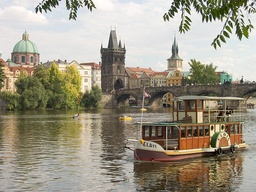
#> input picture computer_vision/seam_carving/test_images/inputSeamCarvingPrague.jpg, 256 x 192 px, shrunk from 640 x 480 before the run
$ python SeamCarvingReduceWidth.py   (older library calls are emulated)
#> lines starting #> are read from the running program, lines starting #| are printed output that depends on the picture
### computer_vision/seam_carving/energy_image.py
## File name: energy_image.py
## Project specifics: ECE 5554 Computer Vision - PS1
## Author: Richard Wayne Fedora Jr.
## Email: rfedora1@vt.edu
## Phone: (706) 254-8887
## Date of most recent edit: Tuesday, September 8, 2015
##
## Code synopsis: this file contains a python function to compute the energy at each pixel using the magnitude of the x & y gradients (ref. Avidan & Shamir: Seam Carving for Content-Aware Image Resizing).
##
## Inputs - im: MxNx3 matrix of datatype uint8 (output of imread function)
## Outputs - energyImage: 2D matrix of datatype double

import numpy as np
import matplotlib.pyplot as plt
import scipy
from scipy import ndimage as nd

def rgb2gray(rgb):
    return np.dot(rgb[...,:3],[0.2989,0.5870,0.1140])

def energy_image(im_in,type):
    im = np.copy(im_in)
    im = rgb2gray(im)
    im.astype(np.float64)
    [im_x,im_y] = np.gradient(im)
    im_out = np.hypot(im_x,im_y)
    if type == 'HORIZONTAL':
        im_out[:,0] = im_out[:,1]
        im_out[:,-1] = im_out[:,-2]
        im_out[0,:] = im_out[1,:]
        im_out[-1,:] = im_out[-2,:]

    elif type == 'VERTICAL':
        im_out[0,:] = im_out[1,:]
        im_out[-1,:] = im_out[-2,:]
        im_out[:,0] = im_out[:,1]
        im_out[:,-1] = im_out[:,-2]
    else:
        print('no type given')

    return im_out

### computer_vision/seam_carving/find_optimal_vertical_seam.py
## File name: find_optimal_vertical_seam.py
## Project specifics: ECE 5554 Computer Vision - PS1
## Author: Richard Wayne Fedora Jr.
## Email: rfedora1@vt.edu
## Phone: (706) 254-8887
## Date of most recent edit: Tuesday, September 8, 2015
##
## Code synopsis: this file contains a python function to compute the optimal vertical seam in an image
##
## Inputs  - cEM: a 2D matrix of datatype double (output of cumulative_minimum_energy_map)
## Outputs - verticalSeam: vector of column verticalSeam of the pixels which form the seam for each row

import numpy as np

def find_optimal_vertical_seam(cEM):
    verticalSeam = []
    row = len(cEM[:,0]) - 1
    columns = len(cEM[0,:]) - 1
    verticalSeam.insert(0,np.argmin(cEM[row,:]))
    row -= 1
    while row >= 0:
        if verticalSeam[0] == 0:
            verticalSeam.insert(0,np.argmin(cEM[row,0:2]))
        elif verticalSeam[0] == columns:
            verticalSeam.insert(0,columns+np.argmin(cEM[row,columns-2:columns])-1)
        else:
            verticalSeam.insert(0,verticalSeam[0]-1+np.argmin(cEM[row,verticalSeam[0]-1:verticalSeam[0]+2]))
        row -= 1

    return verticalSeam

### computer_vision/seam_carving/reduceWidth.py
## File name: reduceWidth.py
## Project specifics: ECE 5554 Computer Vision - PS1
## Author: Richard Wayne Fedora Jr.
## Email: rfedora1@vt.edu
## Phone: (706) 254-8887
## Date of most recent edit: Tuesday, Septermber 8, 2015
##
## Code synopsis: this file contains a python function to reduce the width of an image and its corresponding minimum energy map by one pixel by removing pixels at seam indices
##
## Inputs  - im: MxNx3 image of datatype uint8
##         - energyImage: 2D matrix of datatype double (output of energy_image)
## Outputs - reducedColorImage: 3D matrix of reduced width, datatype uint8
##         - reducedEnergyImage: 2D matrix of reduced width, datatype double

import numpy as np

def reduceWidth(im, energyImage, indices):
    im_copy = np.copy(im)
    im_shape = im_copy.shape
    n_rows = im_shape[0]
    n_cols = im_shape[1]
    n_slices = im_shape[2]
    eI_copy = np.copy(energyImage)
    eI_shape = eI_copy.shape
    n_rows_ei = eI_shape[0]
    n_cols_ei = eI_shape[1]

    index = np.zeros((n_rows,2))
    for i in range(n_rows):
        index[i,:] = [i,indices[i]]
        #index[i,:,1] = [i,indices[i]]
        #index[i,:,2] = [i,indices[i]]

    R_p = np.copy(im[:,:,0])
    G_p = np.copy(im[:,:,1])
    B_p = np.copy(im[:,:,2])
    reducedColorImage = np.zeros((n_rows,n_cols-1,n_slices),dtype=np.uint8)
    reducedEnergyImage = np.zeros((n_rows_ei,n_cols_ei-1))

    for i in range(n_rows):

        placeholder = np.copy(R_p[i,:])
        placeholder = np.delete(placeholder,indices[i])
        reducedColorImage[i,:,0] = np.copy(placeholder)

        placeholder = np.copy(G_p[i,:])
        placeholder = np.delete(placeholder,indices[i])
        reducedColorImage[i,:,1] = np.copy(placeholder)

        placeholder = np.copy(B_p[i,:])
        placeholder = np.delete(placeholder,indices[i])
        reducedColorImage[i,:,2] = np.copy(placeholder)

        placeholder = np.copy(energyImage[i,:])
        placeholder = np.delete(placeholder,indices[i])
        reducedEnergyImage[i,:] = np.copy(placeholder)

    return [reducedColorImage,reducedEnergyImage]

### computer_vision/seam_carving/cumulative_minimum_energy_map.py
## File name: cumulative_minimum_energy_map.py
## Project specifics: ECE 5554 Computer Vision - PS1
## Author: Richard Wayne Fedora Jr.
## Email: rfedora1@vt.edu
## Phone: (706) 254-8887
## Date of most recent edit: Tuesday, September 8, 2015
##
## Code synopsis: this file contains a python function to compute minimum cumulative energy.
##
## Inputs  - energyImage: a 2D matrix of datatype double (output of function energy_image)
##         - seamDirection: string 'HORIZONTAL' or 'VERTICAL'
## Outputs - cumulativeEnergyMap: 2D matrix of datatype double

import numpy as np

def cumulative_minimum_energy_map(energyImage,seamDirection):
    M = np.copy(energyImage)
    if seamDirection == 'HORIZONTAL':
        for i in range(1,len(M[0,:])):
            for j in range(len(M[:,0])):
                if j == 0:
                    M[j,i] += min(M[j,i-1],M[j+1,i-1])
                elif j == len(M[:,0]) - 1:
                    M[j,i] += min(M[j-1,i-1],M[j,i-1])
                else:
                    M[j,i] += min(M[j-1,i-1],M[j,i-1],M[j+1,i-1])
    elif seamDirection == 'VERTICAL':
        for i in range(1,len(M[:,0])):
            for j in range(len(M[0,:])):
                if j == 0:
                    M[i,j] += min(M[i-1,j],M[i-1,j+1])
                elif j == len(M[0,:]) - 1:
                    M[i,j] += min(M[i-1,j-1],M[i-1,j])
                else:
                    M[i,j] += min(M[i-1,j-1],M[i-1,j],M[i-1,j+1])
    else:
        print('No seam direction given')

    return M

### computer_vision/seam_carving/SeamCarvingReduceWidth.py
## File name: SeamCarvingReduceWidth.py
## Project specifics: ECE 5554 Computer Vision - PS1
## Author: Richard Wayne Fedora Jr.
## Email: rfedora1@vt.edu
## Phone: (706) 254-8887
## Date of most recent edit: Tuesday, Septermber 8, 2015
##
## Code synopsis: the file contains a python script to execute seam carving to reduce the width of an image in a content-aware manner

import numpy as np
from scipy import misc
from energy_image import energy_image
from cumulative_minimum_energy_map import cumulative_minimum_energy_map
from find_optimal_vertical_seam import find_optimal_vertical_seam
from displaySeam import displaySeam
from reduceWidth import reduceWidth
import matplotlib.pyplot as plt

im_in = misc.imread('test_images/inputSeamCarvingPrague.jpg')
#> im_in is the input picture: shape (192, 256, 3); mean R, G, B 156.5, 149.6, 132.7
im = np.copy(im_in)
#im_resize = misc.imresize(im,[360,480])
#misc.imsave('outputPrague_misc_resize.png',im_resize)
for i in range(100):
    energyImage = energy_image(im,'VERTICAL')
    #img = plt.imshow(energyImage,)
    #img.set_cmap('gist_ncar')
    #plt.show(img)
    cumulativeEnergyMap = cumulative_minimum_energy_map(energyImage,'VERTICAL')
    #img2 = plt.imshow(cumulativeEnergyMap)
    #img2.set_cmap('gist_ncar')
    #plt.show(img2)
    verticalSeam = find_optimal_vertical_seam(cumulativeEnergyMap)
    #seam_im = displaySeam(im,verticalSeam,'VERTICAL')
    #img3 = plt.imshow(seam_im)
    #plt.show(img3)
    [im,energyImage] = reduceWidth(im,energyImage,verticalSeam)
#> this loop made 100 passes
#> columns in find_optimal_vertical_seam on passes 1 to 12: 255, 254, 253, 252, 251, 250, 249, 248, 247, 246, 245, 244
#> pass 1, in energy_image, `im = rgb2gray(im)`:
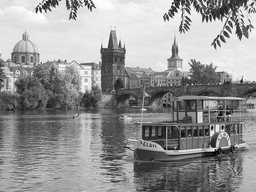
#> im: shape (192, 256) float64; min 0.587, max 255, mean 149.8
#> pass 1, in energy_image, `[im_x,im_y] = np.gradient(im)`:
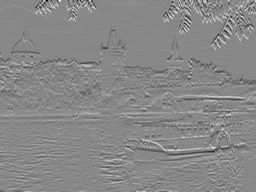
#> im_x: shape (192, 256) float64; min -165.2, max 144.2, mean -0.2; drawn with min black and max white
#> pass 1, in energy_image, `[im_x,im_y] = np.gradient(im)`:
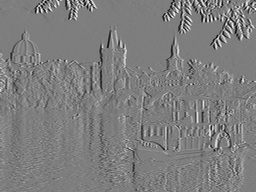
#> im_y: shape (192, 256) float64; min -114.3, max 116.9, mean 0.2; drawn with min black and max white
#> pass 1, in energy_image, `im_out = np.hypot(im_x,im_y)`:
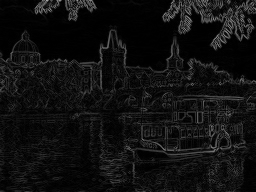
#> im_out: shape (192, 256) float64; min 0, max 165.3, mean 16.6
#> after the loop:
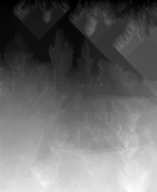
#> cumulativeEnergyMap: shape (192, 157) float64; min 0.954, max 1816, mean 760.3; drawn with min black and max white
#> after the loop:
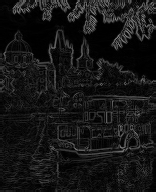
#> energyImage: shape (192, 156) float64; min 0, max 142, mean 21.7
#> after the loop:
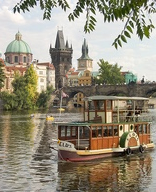
#> im: shape (192, 156, 3); mean R, G, B 149.2, 141.4, 123.2

misc.imsave('outputReduceWidthPrague.png',im)

$ run again, with computer_vision/seam_carving/test_images/inputSeamCarvingBamboo.jpg copied over computer_vision/seam_carving/test_images/inputSeamCarvingPrague.jpg
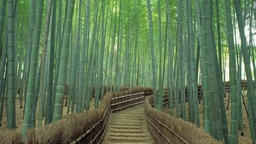
#> input picture computer_vision/seam_carving/test_images/inputSeamCarvingBamboo.jpg, 256 x 144 px, shrunk from 980 x 552 before the run
#> im_in is the input picture: shape (144, 256, 3); mean R, G, B 93.2, 116.6, 83.6
#> the loop `for i in range(100):` made 100 passes
#> columns in find_optimal_vertical_seam on passes 1 to 8: 255, 254, 253, 252, 251, 250, 249, 248
#> pass 1, in energy_image, `im_out = np.hypot(im_x,im_y)`:
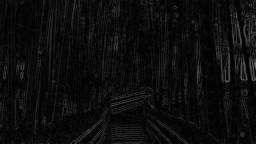
#> im_out: shape (144, 256) float64; min 0.0054, max 119.4, mean 13.4
#> after the loop `for i in range(100):`:
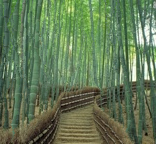
#> im: shape (144, 156, 3); mean R, G, B 98.1, 120.5, 85.6

$ run again, with computer_vision/seam_carving/test_images/inputSeamCarvingBeach.jpg copied over computer_vision/seam_carving/test_images/inputSeamCarvingPrague.jpg
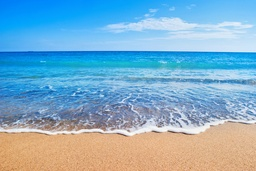
#> input picture computer_vision/seam_carving/test_images/inputSeamCarvingBeach.jpg, 256 x 171 px, shrunk from 575 x 384 before the run
#> im_in is the input picture: shape (171, 256, 3); mean R, G, B 130.1, 174, 199.9
#> the loop `for i in range(100):` made 100 passes
#> columns in find_optimal_vertical_seam on passes 1 to 8: 255, 254, 253, 252, 251, 250, 249, 248
#> pass 1, in energy_image, `im_out = np.hypot(im_x,im_y)`:
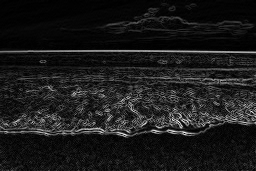
#> im_out: shape (171, 256) float64; min 0, max 90.39, mean 9.6; drawn with min black and max white
#> after the loop `for i in range(100):`:
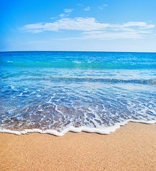
#> im: shape (171, 156, 3); mean R, G, B 141.1, 179.3, 201.5

$ run again, with computer_vision/seam_carving/test_images/inputSeamCarvingFace.jpg copied over computer_vision/seam_carving/test_images/inputSeamCarvingPrague.jpg
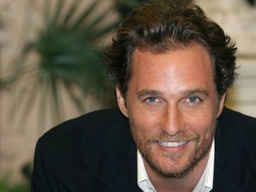
#> input picture computer_vision/seam_carving/test_images/inputSeamCarvingFace.jpg, 256 x 192 px, shrunk from 600 x 450 before the run
#> im_in is the input picture: shape (192, 256, 3); mean R, G, B 98.1, 85.1, 70.3
#> the loop `for i in range(100):` made 100 passes
#> columns in find_optimal_vertical_seam on passes 1 to 8: 255, 254, 253, 252, 251, 250, 249, 248
#> after the loop `for i in range(100):`:
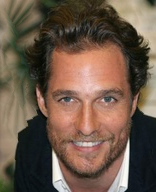
#> im: shape (192, 156, 3); mean R, G, B 108.8, 88.7, 73.6
